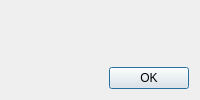
<?xml version="1.0" encoding="UTF-8"?>
<ui version="4.0">
 <class>LightingErrorDialogForm</class>
 <widget class="QDialog" name="LightingErrorDialogForm">
  <property name="windowTitle"><string>无法创建方向光</string></property>
  <layout class="QVBoxLayout" name="verticalLayout">
   <item><widget class="QLabel" name="messageLabel"><property name="wordWrap"><bool>true</bool></property><property name="textInteractionFlags"><set>Qt::TextSelectableByMouse</set></property></widget></item>
   <item><widget class="QDialogButtonBox" name="buttonBox"><property name="standardButtons"><set>QDialogButtonBox::Ok</set></property></widget></item>
  </layout>
 </widget>
 <resources/><connections/>
</ui>
